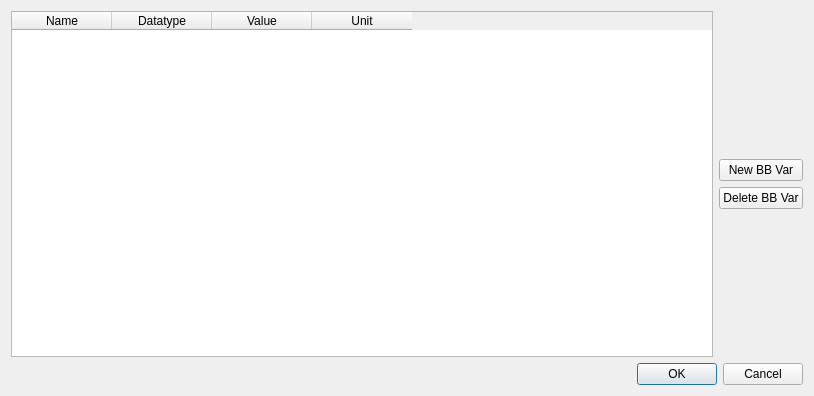
<?xml version="1.0" encoding="UTF-8"?>
<ui version="4.0">
 <class>UserDefinedBBVariableDialog</class>
 <widget class="QDialog" name="UserDefinedBBVariableDialog">
  <property name="geometry">
   <rect>
    <x>0</x>
    <y>0</y>
    <width>814</width>
    <height>396</height>
   </rect>
  </property>
  <property name="windowTitle">
   <string>User defined BB variables</string>
  </property>
  <property name="windowIcon">
   <iconset>
    <normaloff>:/Icons/car.png</normaloff>:/Icons/car.png</iconset>
  </property>
  <layout class="QVBoxLayout" name="verticalLayout_2">
   <item>
    <layout class="QHBoxLayout" name="horizontalLayout">
     <item>
      <widget class="QTableWidget" name="tableWidget">
       <property name="selectionBehavior">
        <enum>QAbstractItemView::SelectRows</enum>
       </property>
       <attribute name="verticalHeaderStretchLastSection">
        <bool>false</bool>
       </attribute>
       <column>
        <property name="text">
         <string>Name</string>
        </property>
       </column>
       <column>
        <property name="text">
         <string>Datatype</string>
        </property>
       </column>
       <column>
        <property name="text">
         <string>Value</string>
        </property>
       </column>
       <column>
        <property name="text">
         <string>Unit</string>
        </property>
       </column>
      </widget>
     </item>
     <item>
      <layout class="QVBoxLayout" name="verticalLayout">
       <item>
        <spacer name="verticalSpacer_2">
         <property name="orientation">
          <enum>Qt::Vertical</enum>
         </property>
         <property name="sizeHint" stdset="0">
          <size>
           <width>20</width>
           <height>40</height>
          </size>
         </property>
        </spacer>
       </item>
       <item>
        <widget class="QPushButton" name="pushButtonNew">
         <property name="text">
          <string>New BB Var</string>
         </property>
        </widget>
       </item>
       <item>
        <widget class="QPushButton" name="pushButtonDelete">
         <property name="text">
          <string>Delete BB Var</string>
         </property>
        </widget>
       </item>
       <item>
        <spacer name="verticalSpacer_3">
         <property name="orientation">
          <enum>Qt::Vertical</enum>
         </property>
         <property name="sizeHint" stdset="0">
          <size>
           <width>20</width>
           <height>40</height>
          </size>
         </property>
        </spacer>
       </item>
      </layout>
     </item>
    </layout>
   </item>
   <item>
    <widget class="QDialogButtonBox" name="buttonBox">
     <property name="orientation">
      <enum>Qt::Horizontal</enum>
     </property>
     <property name="standardButtons">
      <set>QDialogButtonBox::Cancel|QDialogButtonBox::Ok</set>
     </property>
    </widget>
   </item>
  </layout>
 </widget>
 <resources/>
 <connections>
  <connection>
   <sender>buttonBox</sender>
   <signal>accepted()</signal>
   <receiver>UserDefinedBBVariableDialog</receiver>
   <slot>accept()</slot>
   <hints>
    <hint type="sourcelabel">
     <x>248</x>
     <y>254</y>
    </hint>
    <hint type="destinationlabel">
     <x>157</x>
     <y>274</y>
    </hint>
   </hints>
  </connection>
  <connection>
   <sender>buttonBox</sender>
   <signal>rejected()</signal>
   <receiver>UserDefinedBBVariableDialog</receiver>
   <slot>reject()</slot>
   <hints>
    <hint type="sourcelabel">
     <x>316</x>
     <y>260</y>
    </hint>
    <hint type="destinationlabel">
     <x>286</x>
     <y>274</y>
    </hint>
   </hints>
  </connection>
 </connections>
</ui>
